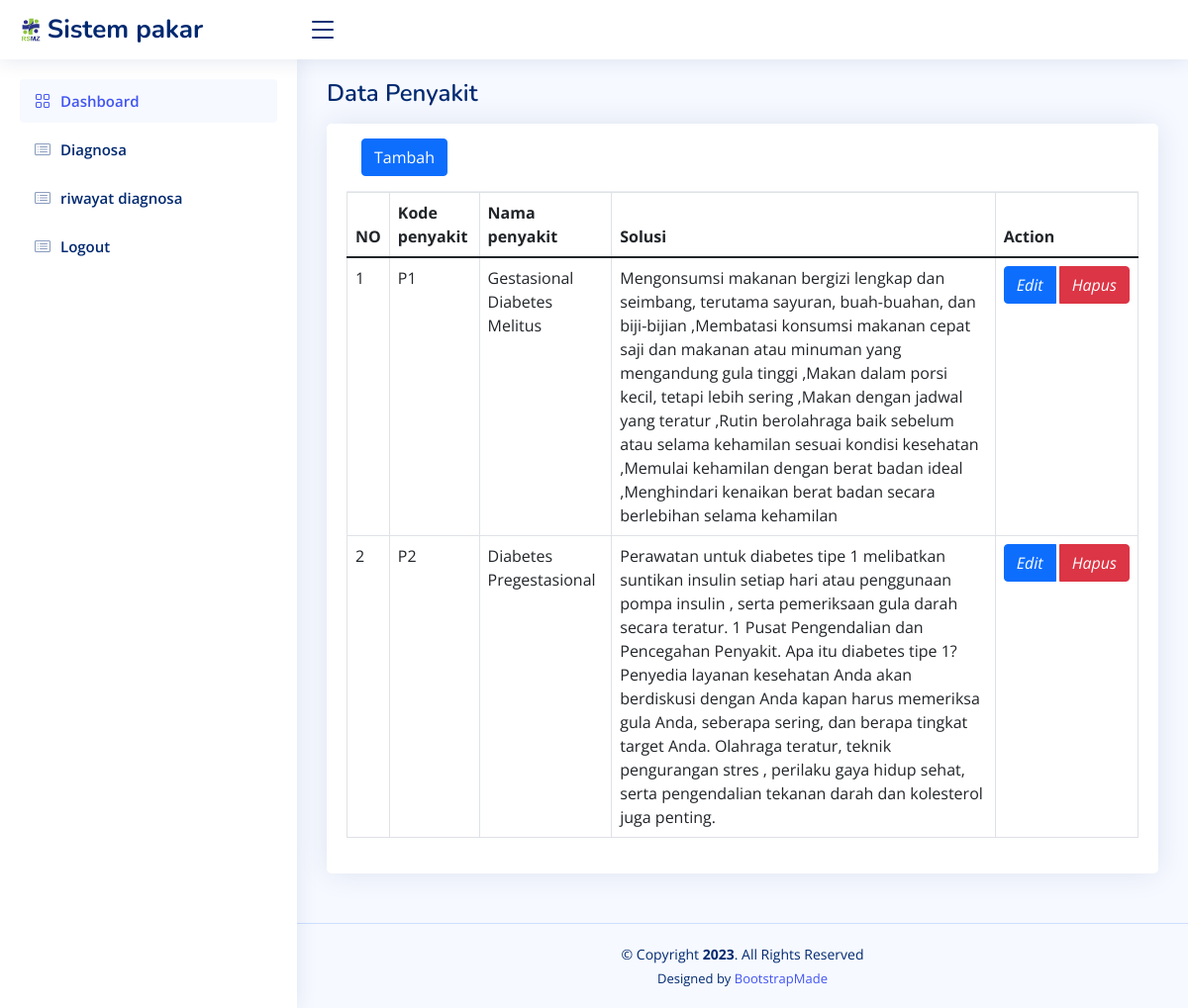
/spadmin/User/data_kesimpulan.php, run on the app's committed database.
### tables this page shows
CREATE TABLE `penyakit` (
  `id_k` int(11) NOT NULL,
  `kd_penyakit` varchar(20) NOT NULL,
  `penyakit` varchar(50) NOT NULL,
  `solusi` text NOT NULL,
  `bobot` varchar(55) NOT NULL
);

### spadmin/User/data_kesimpulan.php (the view, shortened to what this page needs)
  <?php
include 'template/header.php';
include 'template/sidebar.php';
?>
  <main id="main" class="main">
    <div class="pagetitle">
      <h1>Data Penyakit </h1>
    </div>
    <section class="section">
      <div class="row">
        <div class="col-lg-12">
          <div class="card">
            <div class="card-body">
               <div class="card-header">
                    <button type="button" class="btn btn-primary" data-bs-toggle="modal" data-bs-target="#tambah">
                Tambah
              </button>
              </div>
              <table class="table table-bordered">
                 <thead>
                                              <tr>
                                                <th><i class=""></i> NO</th>
                                                <th><i class=""></i>Kode penyakit</th>
                                                <th><i class=""></i>Nama penyakit</th>
                                                <th><i class=""></i>Solusi</th>
                                                <th><i class="icon_cogs"></i> Action</th>
                                              </tr>
                                        </thead>
                                        <tbody>
                                             <?php
                                                  include'../koneksi.php';
                                                  $no = 1;
                                                  $sql = mysqli_query($koneksi, "select * from penyakit");
                                                    while($data = mysqli_fetch_array($sql)){
                                                ?>
                                            <tr class="table-white">
                                                <td><?php echo $no++;  ?></td>
                                                <td><?php echo $data['kd_penyakit']; ?></td>
                                                <td><?php echo $data['penyakit']; ?></td>
                                                <td><?php echo $data['solusi']; ?></td>
                                                <td>
                                                  <div class="btn-group">
                                                     <a type="button" class="btn btn-primary" data-bs-toggle="modal" data-bs-target="#ubah<?php echo $data['id_k']; ?>"><i class="fa fa-edit">Edit</i></a> &nbsp;
                                                    <a class="btn btn-danger" onclick="return confirm('Apakah Anda Yakin Ingin Menghapus Data ini ?')"  href="data_kesimpulan.php?aksi=hapus&kd_penyakit=<?php echo $data['kd_penyakit']; ?>" class="btn btn-sm btn-danger" title=""><i class="fa fa-trash">Hapus</i></a>
                                                  </div>
                                                </td>
                                            </tr>
                <div id="ubah<?php echo $data['id_k']; ?>" class="modal fade" role="dialog">
                      <div class="modal-dialog">
                            <?php
                                  }
                                  ?>
                                        </tbody>
                                    </table>
                                </div>
                    </div>
                </div>
              </div>
    </section>
  </main>
  <?php include 'template/footer.php'; ?>
</body>
</html>

### spadmin/User/assets/css/style.css (style rules this page uses)
:root { scroll-behavior: smooth; }
body { font-family: "Open Sans", sans-serif; background: #f6f9ff; color: #444444; }
a { color: #4154f1; text-decoration: none; }
h1, h2, h3, h4, h5, h6 { font-family: "Nunito", sans-serif; }
#main { margin-top: 60px; padding: 20px 30px; transition: all 0.3s; }
.pagetitle { margin-bottom: 10px; }
.pagetitle h1 { font-size: 24px; margin-bottom: 0; font-weight: 600; color: #012970; }
.card { margin-bottom: 30px; border: none; border-radius: 5px; box-shadow: 0px 0 30px rgba(1, 41, 112, 0.1); }
.card-header, .card-footer { border-color: #ebeef4; background-color: #fff; color: #798eb3; padding: 15px; }
.card-body { padding: 0 20px 20px 20px; }
@media (min-width: 1200px) { #main, #footer { margin-left: 300px; } }

### data on the page
penyakit: kd_penyakit "P1", penyakit "Gestasional Diabetes Melitus", solusi "Mengonsumsi makanan bergizi lengkap dan seimbang, terutama sayuran, buah-buahan, dan biji-bijian ,Membatasi konsumsi makanan cepat saji dan makanan atau minuman yang mengandung gula tinggi ,Makan dalam porsi kecil, tetapi lebih sering ,Makan dengan jadwal yang teratur ,Rutin berolahraga baik sebelum atau selama kehamilan sesuai kondisi kesehatan ,Memulai kehamilan dengan berat badan ideal ,Menghindari kenaikan berat badan secara berlebihan selama kehamilan"
penyakit: kd_penyakit "P2", penyakit "Diabetes Pregestasional", solusi "Perawatan untuk diabetes tipe 1 melibatkan suntikan insulin setiap hari atau penggunaan pompa insulin , serta pemeriksaan gula darah secara teratur. 1 Pusat Pengendalian dan Pencegahan Penyakit. Apa itu diabetes tipe 1? Penyedia layanan kesehatan Anda akan berdiskusi dengan Anda kapan harus memeriksa gula Anda, seberapa sering, dan berapa tingkat target Anda. Olahraga teratur, teknik pengurangan stres , perilaku gaya hidup sehat, serta pengendalian tekanan darah dan kolesterol juga penting."
